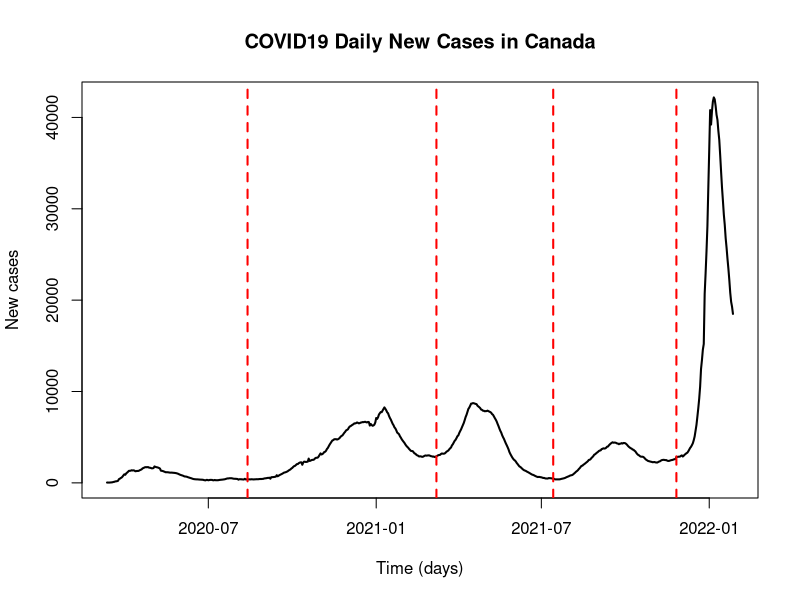
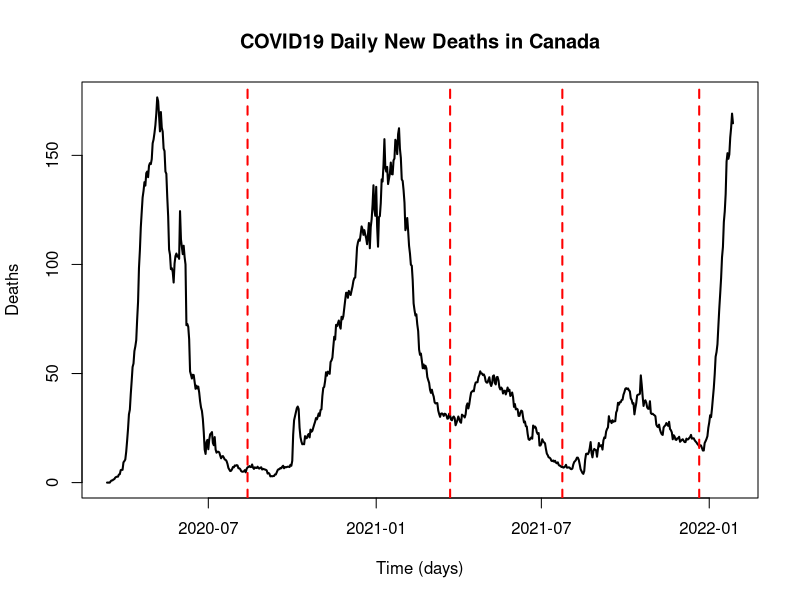

The R source for these figures, in order:
# Load library 
library(dplyr)
library(zoo)
library(randomForest)
library(forecast)

# --- Min-Max scaling ---
# Normalize train data
normalization_fn <- function(x){
    max_x <- max(x)
    min_x <- min(x)
    norm_vec <- as.vector((x-min_x)/(max_x-min_x))
    return(list(norm_vec=norm_vec, max_x=max_x, min_x=min_x))
}
# Revert function
revert_fn <- function(x, max_org, min_org){
    return(as.vector(x*(max_org-min_org)+min_org))
}
# Normalize test data
normalized_test <- function(x, max_org, min_org){
    norm_vec <- as.vector((x-min_org)/(max_org-min_org))
    return(norm_vec)
}

# --- Import data ---
raw_df = read.csv("covid19-download.csv")

# Filter the dataframe for 'Canada' and select relevant columns
canada_df <- raw_df %>%
  dplyr::filter(prname == 'Canada') %>%
  select(date, numdeaths, numtotal, numconf, numactive)

# Convert the date column to Date type if it's not already
canada_df$date <- as.Date(canada_df$date)

# Sort the dataframe by date just in case
canada_df <- canada_df %>% arrange(date)

# Calculate the difference in dates and number of deaths
canada_df <- canada_df %>%
  mutate(date_diff = c(NA, diff(date)),
         numconf_diff = c(NA, diff(numconf)),
         numdeaths_diff = c(NA, diff(numdeaths)),
         numtotal_diff = c(NA, diff(numtotal)))
# Omit NA rows
canada_df = na.omit(canada_df)
# Filter the dataframe where there is no missing gap
filtered_df <- canada_df %>%
  dplyr::filter(date >= as.Date("2020-03-12"))

# --- Specify input ---
pred_size = 7
window_size = 9

# ----- New cases ----- 
m1 = 155
m2 = 362
m3 = 490
m4 = 625

filtered_df$numconf_diff_avg <- rollapply(filtered_df$numconf_diff, 7, mean, align="right", partial=TRUE)
filtered_df$index <- 1:nrow(filtered_df)

# Plotting the data with vertical lines for the prediction period
plot(filtered_df$date, filtered_df$numconf_diff_avg, col = "black", lwd = 2, type="l",
     xlab = "Time (days)", ylab="New cases", main = "COVID19 Daily New Cases in Canada", cex=0.5)
# Add vertical lines
abline(v = filtered_df$date[m1], col = "red", lwd = 2, lty = 2)
abline(v = filtered_df$date[m2], col = "red", lwd = 2, lty = 2)
abline(v = filtered_df$date[m3], col = "red", lwd = 2, lty = 2)
abline(v = filtered_df$date[m4], col = "red", lwd = 2, lty = 2)

# Extract second wave 
second_wave_df <- filtered_df %>%
  dplyr::filter(index >= m1 & index < m2) # Adjust the range as needed
# Add an index column starting from 1 
second_wave_df$index <- 1:nrow(second_wave_df)

# --- Create empty dfs to save results ---
start_train_point <- 100
last_train_point <- length(as.vector(second_wave_df$numconf_diff_avg))-pred_size
# Number of rows 
df_nrow <- length(start_train_point:last_train_point)
# Number of columns
df_ncol = 8

# Create empty dataframe for saving pred
df_true <- data.frame(matrix(ncol = df_ncol, nrow = df_nrow))
df_pred_rforest <- data.frame(matrix(ncol = df_ncol, nrow = df_nrow))

# Assign column names for pred df
colnames(df_true) <- c("training_point", "t1", "t2", "t3", "t4", "t5", "t6", "t7")
colnames(df_pred_rforest) <- c("training_point", "t1", "t2", "t3", "t4", "t5", "t6", "t7")

# Assign values to the training_point column for pred df
df_true$training_point <- start_train_point:last_train_point
df_pred_rforest$training_point <- start_train_point:last_train_point

# --- Execute and save output ---
# True data
for (i in 1:df_nrow){
    vec_dat <- as.vector(second_wave_df$numconf_diff_avg)
    df_true[i, 2:df_ncol] <- vec_dat[(df_true[i, 1]+1):(df_true[i, 1]+7)]
}

# Compute rof
n = nrow(second_wave_df)
second_wave_df$rofc_new_cases <- c(NA, (second_wave_df$numconf_diff_avg[-1]-second_wave_df$numconf_diff_avg[-n])/second_wave_df$numconf_diff_avg[-n])

for (i in 1:df_nrow){    
    index <- df_pred_rforest[i, 1]
    
    # Change input
    x <- na.omit(second_wave_df$rofc_new_cases) # having NA
    train_data <- second_wave_df$numconf_diff_avg[1:index]
    
    res_scale_train <- normalization_fn(x[1:(index-1)])
    scale_train <- res_scale_train$norm_vec
    max_train <- res_scale_train$max_x
    min_train <- res_scale_train$min_x

    train_mat <- embed(scale_train, window_size+1)
    y_train_vec <- train_mat[,1]
    x_train_mat <- train_mat[,2:(window_size+1)]

    # Revert data in time order
    x_train_mat <- as.data.frame(x_train_mat[,window_size:1])
    colnames(x_train_mat) <- paste0("t", 1:7)

    x_test_mat <- matrix(rev(train_mat[nrow(train_mat),1:window_size]), nrow=1)

    forecasts_rf <- numeric(pred_size)

    # Fit the model
    fit_rf <- randomForest(x_train_mat, 
                           y_train_vec,
                           type = "regression",
                           ntree = 1000)

    # Make prediction
    forecasts_rf[1] <- predict(fit_rf, x_test_mat)
    for (j in 2:pred_size){
        fit_data <- matrix(tail(c(x_test_mat, forecasts_rf[1:(j-1)]), window_size), nrow=1)
        # Predict using the test set
        forecasts_rf[j] <- predict(fit_rf, fit_data)
    }

    pred_rofc <- revert_fn(x=forecasts_rf, max_org=max_train, min_org=min_train)
    y_pred_vec <- numeric(pred_size)
    past <- tail(train_data, 1)

    # rocf[t] <- (x[t]-x[t-1])/x[t-1]
    # x[t] <- x[t-1]*rocf[t]+x[t-1]
    for (j in 1:pred_size){
        y_pred_vec[j] <- past*pred_rofc[j]+past
        past <- y_pred_vec[j]
    }
    df_pred_rforest[i, 2:df_ncol] <- y_pred_vec
}

# Save data
infectious_new_case <- second_wave_df$numconf_diff_avg
rofc_new_cases <- second_wave_df$rofc_new_cases
save(infectious_new_case,
     rofc_new_cases,
     df_true,
     df_pred_rforest,
     file = "COVID19_new_case_output_rforest.RData")

# ----- Deaths ----- 
m1 = 155
m2 = 377
m3 = 500
m4 = 650

# Deaths
filtered_df$numdeaths_diff_avg <- rollapply(filtered_df$numdeaths_diff, 7, mean, align="right", partial=TRUE)

# Plotting the data with vertical lines for the prediction period
plot(filtered_df$date, filtered_df$numdeaths_diff_avg, col = "black", lwd = 2, type="l",
     xlab = "Time (days)", ylab="Deaths", main = "COVID19 Daily New Deaths in Canada", cex=0.5)
# Add vertical lines 
abline(v = filtered_df$date[m1], col = "red", lwd = 2, lty = 2)
abline(v = filtered_df$date[m2], col = "red", lwd = 2, lty = 2)
abline(v = filtered_df$date[m3], col = "red", lwd = 2, lty = 2)
abline(v = filtered_df$date[m4], col = "red", lwd = 2, lty = 2)

# Extract second wave 
second_wave_df <- filtered_df %>%
  dplyr::filter(index >= m1 & index < m2) # Adjust the range as needed
# Add an index column starting from 1 
second_wave_df$index <- 1:nrow(second_wave_df)

# --- Create empty dfs to save results ---
start_train_point <- 100
last_train_point <- length(as.vector(second_wave_df$numdeaths_diff_avg))-pred_size
# Number of rows 
df_nrow <- length(start_train_point:last_train_point)
# Number of columns
df_ncol = 8

# Create empty dataframe for saving pred
df_true <- data.frame(matrix(ncol = df_ncol, nrow = df_nrow))
df_pred_rforest <- data.frame(matrix(ncol = df_ncol, nrow = df_nrow))

# Assign column names for pred df
colnames(df_true) <- c("training_point", "t1", "t2", "t3", "t4", "t5", "t6", "t7")
colnames(df_pred_rforest) <- c("training_point", "t1", "t2", "t3", "t4", "t5", "t6", "t7")

# Assign values to the training_point column for pred df
df_true$training_point <- start_train_point:last_train_point
df_pred_rforest$training_point <- start_train_point:last_train_point

# --- Execute and save output ---
# True data
for (i in 1:df_nrow){
    vec_dat <- as.vector(second_wave_df$numdeaths_diff_avg)
    df_true[i, 2:df_ncol] <- vec_dat[(df_true[i, 1]+1):(df_true[i, 1]+7)]
}

# Compute rofc
n = nrow(second_wave_df)
second_wave_df$rofc_deaths <- c(NA, (second_wave_df$numdeaths_diff_avg[-1]-second_wave_df$numdeaths_diff_avg[-n])/second_wave_df$numdeaths_diff_avg[-n])

for (i in 1:df_nrow){
    index <- df_pred_rforest[i, 1]
    
    # Change input
    x <- na.omit(second_wave_df$rofc_deaths) # having NA
    train_data <- second_wave_df$numdeaths_diff_avg[1:index]
    
    res_scale_train <- normalization_fn(x[1:(index-1)])
    scale_train <- res_scale_train$norm_vec
    max_train <- res_scale_train$max_x
    min_train <- res_scale_train$min_x

    train_mat <- embed(scale_train, window_size+1)
    y_train_vec <- train_mat[,1]
    x_train_mat <- train_mat[,2:(window_size+1)]

    # Revert data in time order
    x_train_mat <- as.data.frame(x_train_mat[,window_size:1])
    colnames(x_train_mat) <- paste0("t", 1:7)

    x_test_mat <- matrix(rev(train_mat[nrow(train_mat),1:window_size]), nrow=1)

    forecasts_rf <- numeric(pred_size)

    # Fit the model
    fit_rf <- randomForest(x_train_mat, 
                           y_train_vec,
                           type = "regression",
                           ntree = 1000)

    # Make prediction
    forecasts_rf[1] <- predict(fit_rf, x_test_mat)

    for (j in 2:pred_size){
        fit_data <- matrix(tail(c(x_test_mat, forecasts_rf[1:(j-1)]), window_size), nrow=1)

        # Predict using the test set
        forecasts_rf[j] <- predict(fit_rf, fit_data)
    }

    pred_rofc <- revert_fn(x=forecasts_rf, max_org=max_train, min_org=min_train)
    y_pred_vec <- numeric(pred_size)
    past <- tail(train_data, 1)

    # rocf[t] <- (x[t]-x[t-1])/x[t-1]
    # x[t] <- x[t-1]*rocf[t]+x[t-1]
    for (j in 1:pred_size){
        y_pred_vec[j] <- past*pred_rofc[j]+past
        past <- y_pred_vec[j]
    }
    df_pred_rforest[i, 2:df_ncol] <- y_pred_vec
}

# Save data
death_cases <- second_wave_df$numdeaths_diff_avg
rofc_deaths <- second_wave_df$rofc_deaths
save(death_cases,
     rofc_deaths,
     df_true,
     df_pred_rforest,
     file = "COVID19_deaths_output_rforest.RData")
